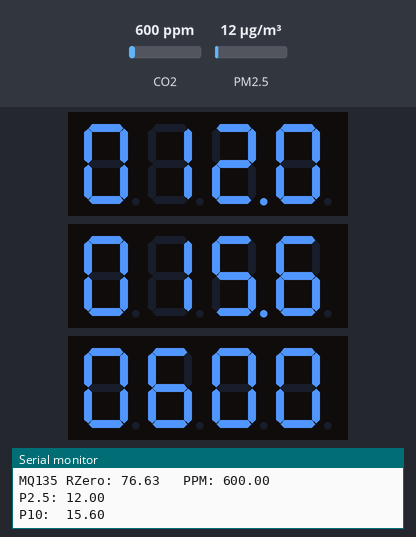
Recording of a sketch running on a simulated ESP8266 (NodeMCU). Parts: 3 × 4-digit seven-segment display, the last lines printed to the serial monitor. The test bench sets the inputs (shaded band); at power-on: CO2 600 ppm, PM2.5 12 µg/m³.

Above: at 5.7 s.
5.8 s: CO2 set to 452 ppm
At 7.9 s:
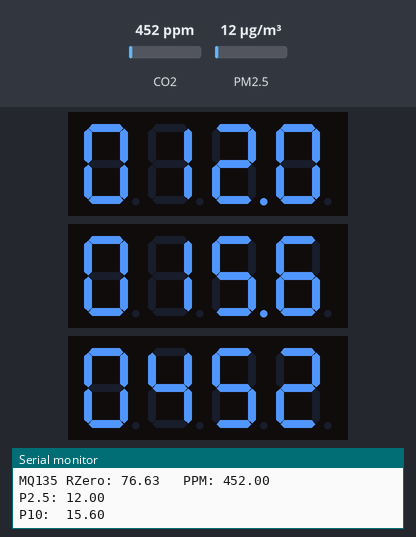
8.6 s: PM2.5 set to 6 µg/m³
At 10.3 s:
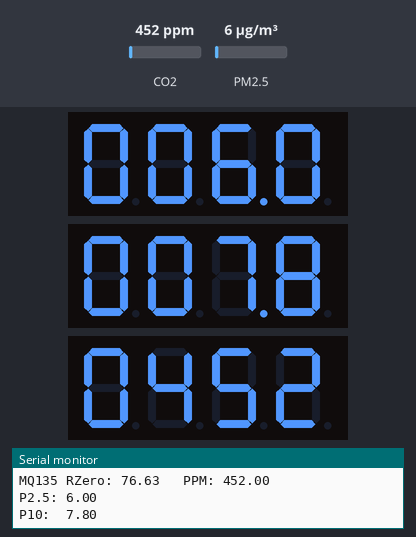
10.6 s: CO2 set to 1050 ppm
At 13.4 s:
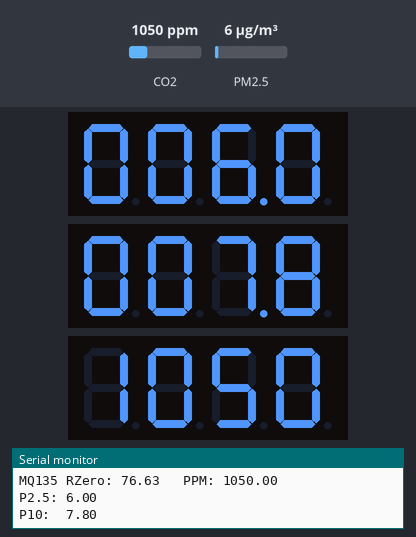
13.7 s: PM2.5 set to 75 µg/m³
At 14.9 s:
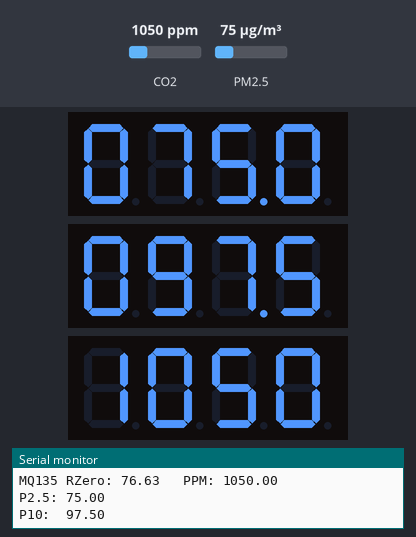
Timing chart, 0 to 16.7 s (numbered marks = the images above; inputs shaded):
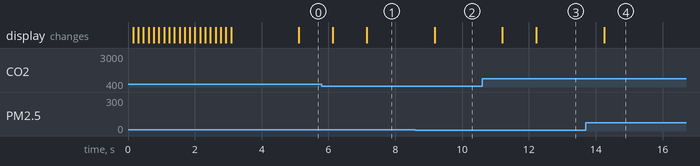

The sketch:

AirQualityMeter.ino
```cpp
/*
 Name:		AirQualityMeter.ino
 Created:	2/18/2018 11:26:28 AM
 Author:	Sebastiaan
*/

#include "libraries\SDS011_sensor\SDS011.h"
#include "libraries\arduino-tm1637-master\src\SevenSegmentTM1637.h"
#include "libraries\MQ135-master\MQ135.h"

#define PIN_RX D6
#define PIN_TX D7
SDS011 mySDS;

#define CLK_1 D3
#define DIO_1 D4
SevenSegmentTM1637 tm1637_p25(CLK_1, DIO_1);

#define CLK_2 D0
#define DIO_2 D5
SevenSegmentTM1637 tm1637_p10(CLK_2, DIO_2);

#define CLK_3 D1
#define DIO_3 D2
SevenSegmentTM1637 tm1637_mq135(CLK_3, DIO_3);

#define PIN_MQ135 A0
MQ135 mq135_sensor = MQ135(PIN_MQ135);

// Comment this define when you found a stable Rzero.
//#define MQ135_CALIBRATION
#ifdef MQ135_CALIBRATION
int mq135Iteration = 0;
#endif

void setup()
{
	Serial.begin(115200);
	mySDS.begin(PIN_RX, PIN_TX);
	tm1637_p25.begin();
	tm1637_p25.setBacklight(40);
	tm1637_p10.begin();
	tm1637_p10.setBacklight(40);
	tm1637_mq135.begin();
	tm1637_mq135.setBacklight(40);

	tm1637_p25.printRaw(tm1637_p25.encode((char)('0')), 0);
	tm1637_p25.printRaw(tm1637_p25.encode((char)('1')), 1);
	tm1637_p25.printRaw(tm1637_p25.encode((char)('2')), 2);
	tm1637_p25.printRaw(tm1637_p25.encode((char)('3')), 3);

	tm1637_p10.printRaw(tm1637_p10.encode((char)('4')), 0);
	tm1637_p10.printRaw(tm1637_p10.encode((char)('5')), 1);
	tm1637_p10.printRaw(tm1637_p10.encode((char)('6')), 2);
	tm1637_p10.printRaw(tm1637_p10.encode((char)('7')), 3);

	tm1637_mq135.printRaw(tm1637_mq135.encode((char)('8')), 0);
	tm1637_mq135.printRaw(tm1637_mq135.encode((char)('9')), 1);
	tm1637_mq135.printRaw(tm1637_mq135.encode((char)('0')), 2);
	tm1637_mq135.printRaw(tm1637_mq135.encode((char)('1')), 3);

	delay(1000);
}


void readMq135()
{
	int nr_samples = 10;
	int delay_per_sample = 100;

	float rzero_total = 0.0;
	float ppm_total = 0.0;
	for (int i = 0; i < nr_samples; i++)
	{
		float rzero = mq135_sensor.getRZero();
		float ppm = mq135_sensor.getPPM();
		rzero_total += rzero;
		ppm_total += ppm;
		delay(delay_per_sample);
	}

	float rzero = rzero_total / nr_samples;
	float ppm = ppm_total / nr_samples;
	Serial.print("MQ135 RZero: ");
	Serial.print(rzero);
	Serial.print("\t PPM: ");
	Serial.println(ppm);

	int value_for_display = (int)ppm;
#ifdef MQ135_CALIBRATION
	// Switch between ppm and rzero (needed for calibration).
	if ((mq135Iteration / 3) % 2 == 1)
		value_for_display = (int)(rzero * 10);
	mq135Iteration++;
#endif

	if (value_for_display < 0)
		value_for_display = 0;
	if (value_for_display > 9999)
		value_for_display = 9999;

	char digits[5] = { '\0' };
	digits[0] = '0' + value_for_display / 1000;
	digits[1] = '0' + (value_for_display % 1000) / 100;
	digits[2] = '0' + (value_for_display % 100) / 10;
	digits[3] = '0' + value_for_display % 10;

	tm1637_mq135.print(digits);
}


void updateDisplay(SevenSegmentTM1637& display, float value)
{
	int intValue = (int)(value * 10);
	char ch;
	ch = '0' + intValue / 1000;
	display.printRaw(display.encode(ch), 0);

	ch = '0' + (intValue % 1000) / 100;
	display.printRaw(display.encode(ch), 1);

	ch = '0' + (intValue % 100) / 10;
	// Enable decimal dot on third digit to function as decimal separator. Highest bit turns this decimal dot on.
	display.printRaw(display.encode(ch) | B10000000, 2);

	ch = '0' + intValue % 10;
	display.printRaw(display.encode(ch), 3);
}


void readSds011()
{
	float p25;
	float p10;
	int error = mySDS.read(&p25, &p10);
	if (!error)
	{
		Serial.println("P2.5: " + String(p25));
		Serial.println("P10:  " + String(p10));
		updateDisplay(tm1637_p25, p25);
		updateDisplay(tm1637_p10, p10);

	}
	else
	{
		Serial.println("error");
		tm1637_p25.write("Err");
		tm1637_p10.write("Err");
	}
}


void loop()
{
	readMq135();
	readSds011();

	// No delay because reading the Mq135 already has a delay
	//delay(1000);
}
```

Measured:
- after the input at 5.8 s, the display: first changes after 0.33 s (image 1 shows a later state)
- after the input at 8.6 s, the display: changes after 0.57 s (image 2)
- after the input at 10.6 s, the display: first changes after 0.61 s (image 3 shows a later state)
- after the input at 13.7 s, the display: changes after 0.55 s (image 4)
